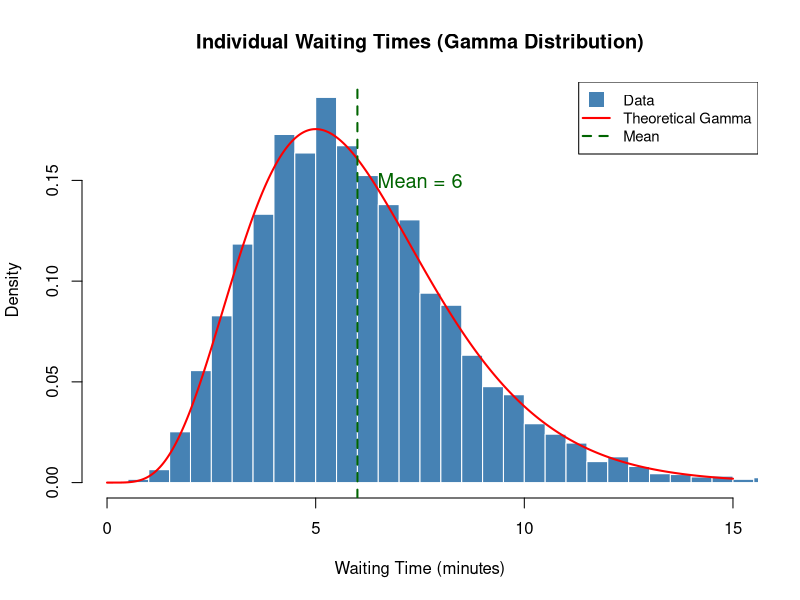
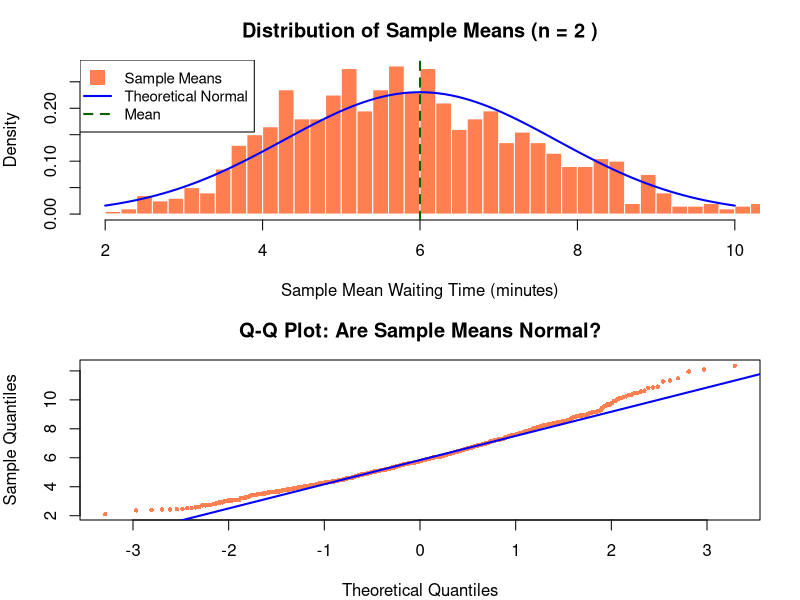
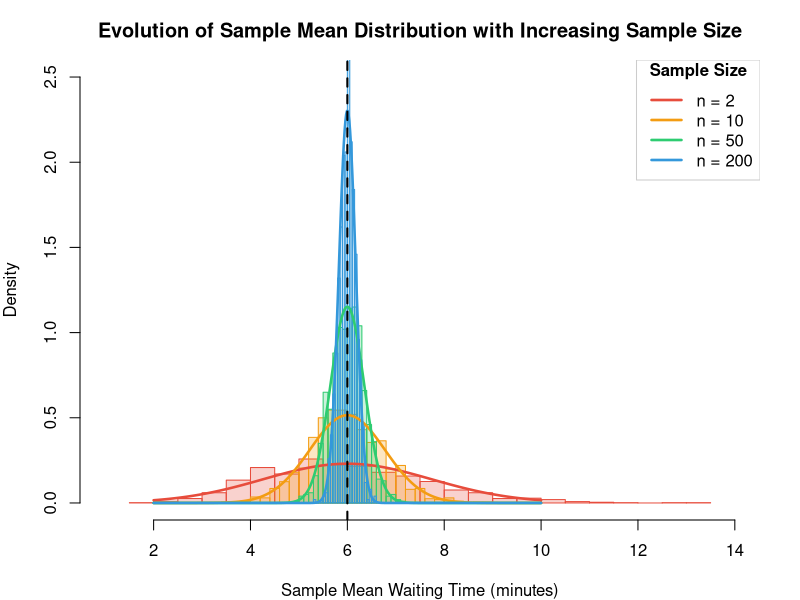
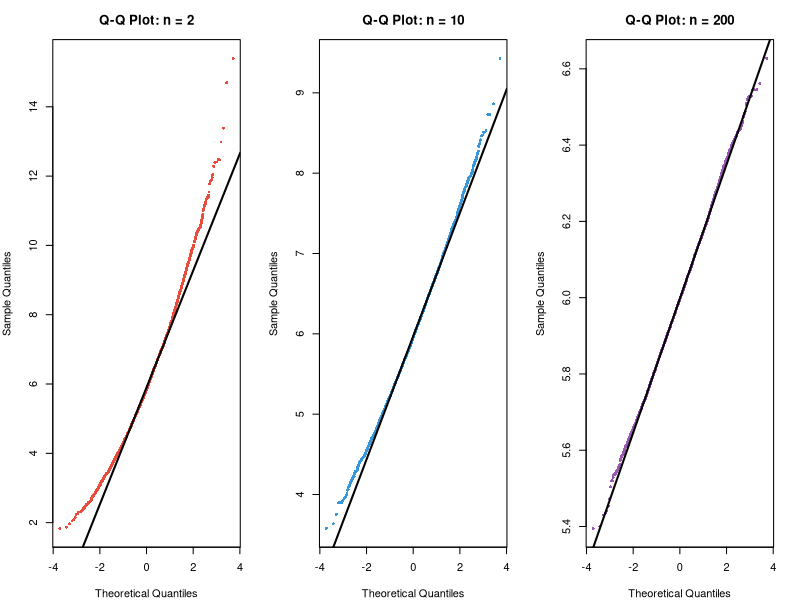
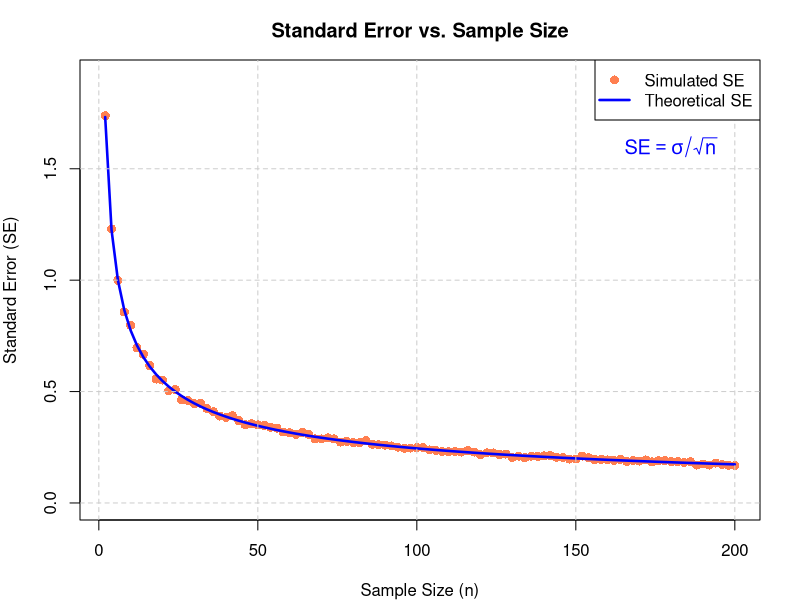
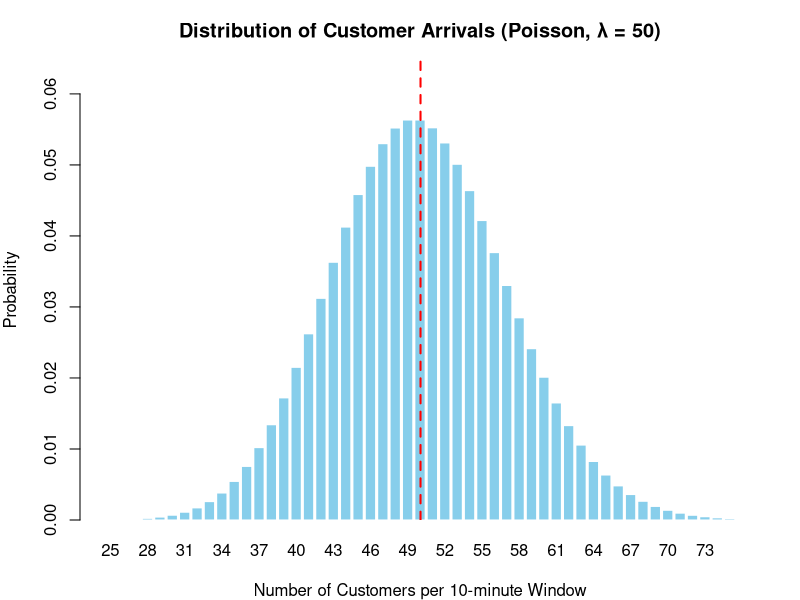
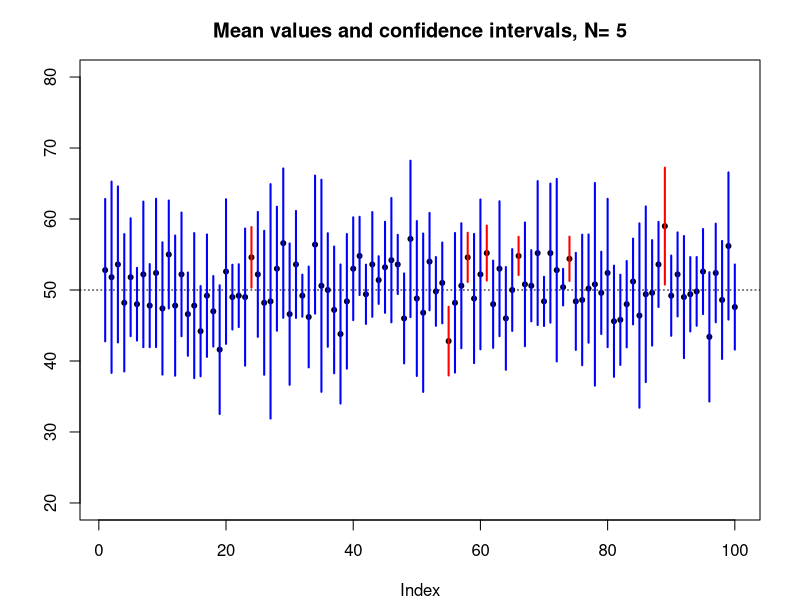
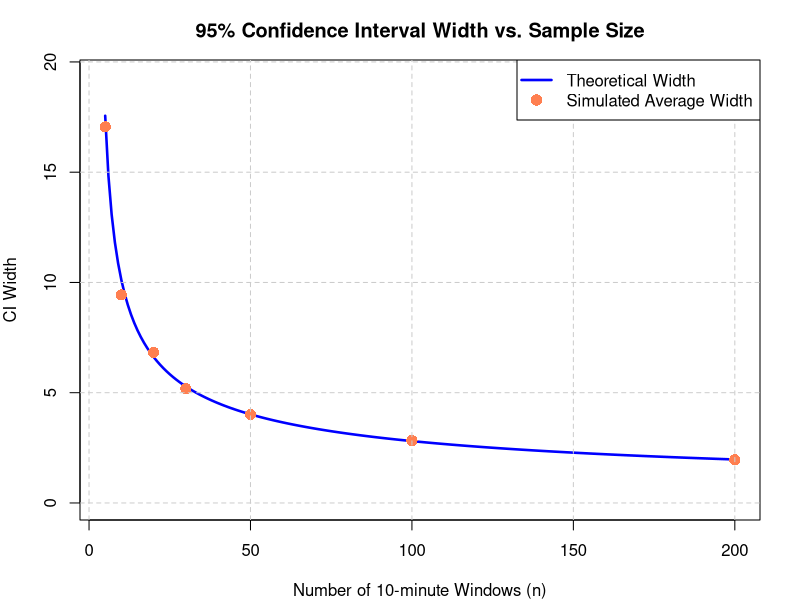

Write R code to recreate these figures, in order.
## ---- chunk 1
knitr::opts_chunk$set(echo = TRUE, warning = FALSE, message = FALSE, fig.width = 10, fig.height = 6)
set.seed(123)
## ---- chunk 2
# Parameters of the Gamma distribution - NOT important to know or understand
            ########### THE CODE HERE IS NOT IMPORTANT ###########
shape_param <- 6
scale_param <- 1

# Theoretical values
mu <- shape_param * scale_param
sigma <- sqrt(shape_param * scale_param^2)

# Generate sample data to visualize possible waiting time
individual_times <- rgamma(5000, shape = shape_param, scale = scale_param)

# Plot
hist(individual_times, breaks = 50, freq = FALSE, 
     col = "steelblue", border = "white",
     main = "Individual Waiting Times (Gamma Distribution)",
     xlab = "Waiting Time (minutes)", ylab = "Density",
     xlim = c(0, 15))

# Add theoretical gamma curve
x_vals <- seq(0, 15, length.out = 500)
lines(x_vals, dgamma(x_vals, shape = shape_param, scale = scale_param), 
      col = "red", lwd = 2)

# Add mean line
abline(v = mu, col = "darkgreen", lty = 2, lwd = 2)
text(mu + 1.5, 0.15, paste("Mean =", round(mu, 2)), col = "darkgreen", cex = 1.2)

legend("topright", legend = c("Data", "Theoretical Gamma", "Mean"),
       col = c("steelblue", "red", "darkgreen"), 
       lty = c(NA, 1, 2), lwd = c(NA, 2, 2), 
       pch = c(15, NA, NA), pt.cex = 2, cex = 0.9)
## ---- chunk 3
# ============================================
# CHANGE THIS VALUE TO EXPERIMENT!
sample_size <- 2  # Try: 2, 5, 10, 30, 50, 200
# ============================================

num_samples <- 1000 # How many times we observe sample with size "sample_size"

# Simulate sample means
sample_means <- replicate(num_samples, {
  sample_data <- rgamma(sample_size, shape = shape_param, scale = scale_param) # random simulation
  mean(sample_data)
})

# Theoretical parameters for sampling distribution
theoretical_mean <- mu
theoretical_se <- sigma / sqrt(sample_size)

# Create two-panel plot
par(mfrow = c(2, 1), mar = c(4, 4, 3, 2))

# Panel 1: Histogram with normal overlay
hist(sample_means, breaks = 40, freq = FALSE, 
     col = "coral", border = "white",
     main = paste("Distribution of Sample Means (n =", sample_size, ")"),
     xlab = "Sample Mean Waiting Time (minutes)", ylab = "Density",
     xlim = c(2, 10))

# Add theoretical normal curve
x_vals <- seq(2, 10, length.out = 500)
lines(x_vals, dnorm(x_vals, mean = theoretical_mean, sd = theoretical_se), 
      col = "blue", lwd = 2)

# Add mean line
abline(v = theoretical_mean, col = "darkgreen", lty = 2, lwd = 2)

legend("topleft", legend = c("Sample Means", "Theoretical Normal", "Mean"),
       col = c("coral", "blue", "darkgreen"), 
       lty = c(NA, 1, 2), lwd = c(NA, 2, 2), 
       pch = c(15, NA, NA), pt.cex = 2, cex = 0.9)

# Panel 2: Q-Q plot
qqnorm(sample_means, main = "Q-Q Plot: Are Sample Means Normal?",
       col = "coral", pch = 16, cex = 0.6)
qqline(sample_means, col = "blue", lwd = 2)

par(mfrow = c(1, 1))
## ---- chunk 4
# Generate sample means for multiple sample sizes
comparison_sizes <- c(2, 10, 50, 200)
comparison_means_list <- list()

for (i in seq_along(comparison_sizes)) {
  n <- comparison_sizes[i]
  comparison_means_list[[i]] <- replicate(1000, 
                                          mean(rgamma(n, shape = shape_param, scale = scale_param)))
}

# Define colors for each sample size (with transparency)
colors <- c("#e74c3c", "#f39c12", "#2ecc71", "#3498db")
colors_transparent <- paste0(colors, "40")  # Add transparency

# Create plot with histograms
hist(comparison_means_list[[1]], breaks = 30, freq = FALSE,
     col = colors_transparent[1], border = colors[1],
     main = "Evolution of Sample Mean Distribution with Increasing Sample Size",
     xlab = "Sample Mean Waiting Time (minutes)", ylab = "Density",
     xlim = c(1, 14), ylim = c(0, 2.5))

# Overlay other histograms
for (i in 2:length(comparison_sizes)) {
  hist(comparison_means_list[[i]], breaks = 30, freq = FALSE,
       col = colors_transparent[i], border = colors[i],
       add = TRUE)
}

# Add theoretical normal curves for each
x_vals <- seq(2, 10, length.out = 500)
for (i in seq_along(comparison_sizes)) {
  n <- comparison_sizes[i]
  theoretical_se_n <- sigma / sqrt(n)
  lines(x_vals, dnorm(x_vals, mean = mu, sd = theoretical_se_n), 
        col = colors[i], lwd = 2.5)
}

# Add mean line
abline(v = mu, col = "black", lty = 2, lwd = 2)

# Add legend
legend("topright", 
       legend = paste("n =", comparison_sizes),
       col = colors, lwd = 2.5, cex = 1, bg = "white", box.col = "gray80",
       title = expression(bold("Sample Size")))

## ---- chunk 5
# Generate sample means for n = 2, 10, 200
qqplot_sizes <- c(2, 10, 200)

qqplot_means_list <- list()

for (i in seq_along(qqplot_sizes)) {
  n <- qqplot_sizes[i]
  qqplot_means_list[[i]] <- replicate(5000, 
                                      mean(rgamma(n, shape = shape_param, scale = scale_param)))
}

# Create three-panel Q-Q plot
par(mfrow = c(1, 3), mar = c(4, 4, 3, 2))

colors_qq <- c("#e74c3c", "#3498db", "#9b59b6")

for (i in seq_along(qqplot_sizes)) {
  qqnorm(qqplot_means_list[[i]], 
         main = paste("Q-Q Plot: n =", qqplot_sizes[i]),
         col = colors_qq[i], pch = 16, cex = 0.6,
         xlab = "Theoretical Quantiles", ylab = "Sample Quantiles")
  qqline(qqplot_means_list[[i]], col = "black", lwd = 2)
}

par(mfrow = c(1, 1))
## ---- chunk 6
# Range of sample sizes to explore
sample_sizes <- seq(2, 200, by = 2)

# Simulate SE for each sample size
simulated_se <- sapply(sample_sizes, function(n) {
  sample_means_n <- replicate(1000, {
    mean(rgamma(n, shape = shape_param, scale = scale_param))
  })
  sd(sample_means_n)
})

# Theoretical SE
theoretical_se_values <- sigma / sqrt(sample_sizes)

# Plot
plot(sample_sizes, simulated_se, 
     type = "p", pch = 16, col = "coral", cex = 1.2,
     main = "Standard Error vs. Sample Size",
     xlab = "Sample Size (n)",
     ylab = "Standard Error (SE)",
     ylim = c(0, max(simulated_se) * 1.1))

# Add theoretical curve
lines(sample_sizes, theoretical_se_values, col = "blue", lwd = 2.5)

# Add equation
text(180, max(simulated_se) * 0.92, 
     expression(SE == sigma/sqrt(n)),
     col = "blue", cex = 1.2)

# Add grid
grid(col = "gray80", lty = 2)

# Add legend
legend("topright", legend = c("Simulated SE", "Theoretical SE"),
       col = c("coral", "blue"), pch = c(16, NA), lty = c(NA, 1), 
       lwd = c(NA, 2.5), pt.cex = 1.2, cex = 1)
## ---- chunk 7
     ########### THE CODE HERE IS NOT IMPORTANT ###########
# True parameter (unknown to the coffee shop manager in practice)
lambda <- 50

# Display Poisson distribution
x_vals <- 25:75
probs <- dpois(x_vals, lambda = lambda)

barplot(probs, names.arg = x_vals, 
        col = "skyblue", border = "white",
        main = "Distribution of Customer Arrivals (Poisson, λ = 50)",
        xlab = "Number of Customers per 10-minute Window",
        ylab = "Probability",
        ylim = c(0, max(probs) * 1.15))

# Add vertical line at mean
abline(v = lambda - 50*0.385, col = "red", lwd = 2, lty = 2)
## ---- chunk 8
# Simulate 5 observations 100 times
lambda = 50
n = 5
X = lapply(1:100,function(i) {rpois(n,lambda = lambda)})
## ---- chunk 9
# we compute the sample means
Xm = sapply(X,mean)
# and the sample standard deviations
Xsd = sapply(X,sd) 
## ---- chunk 10
df = n-1
tc = qt(c(0.975),df) # this is the critical value for the t-distribution for df = N-1 degrees of freedom and 95% CI

Xl = Xm-tc*Xsd/sqrt(n) # upper bound of the 95% CI
Xh = Xm+tc*Xsd/sqrt(n) # lower bound of the 95% CI
## ---- chunk 11
col = c('red','blue')

## vector of TRUE/FALSE if the real expectation value lambda is inside the interval
i.ok =  as.factor(Xl < lambda & Xh > lambda)

## plot the mean values and the confidence interval
plot(Xm,ylim=c(20,80),pch=20,ylab="",main=paste("Mean values and confidence intervals, N=",n));abline(h=lambda,lty=3);invisible(lapply(1:length(Xl), function(i) {
  points(c(i,i), c(Xl[i], Xh[i]), type="l", col=col[i.ok[i]], lwd=2)
}))
## ---- chunk 12
# Range of sample sizes
sample_sizes <- 5:200

# Function to calculate expected CI width
ci_width_function <- function(n) {
  # Using lambda as estimate (for theoretical curve)
  sd <- sqrt(lambda)
  df = n-1
  tc = qt(c(0.975),df)
  width <- 2 * tc * sd / sqrt(n)
  return(width)
}

# Calculate theoretical widths
theoretical_widths <- sapply(sample_sizes, ci_width_function)

# Simulate actual widths for selected sample sizes
selected_n <- c(5, 10, 20, 30, 50, 100, 200)
simulated_widths <- numeric(length(selected_n))

for (i in seq_along(selected_n)) {
  n <- selected_n[i]
  # Generate 100 samples and calculate average CI width
  widths <- replicate(100, {
    obs <- rpois(n, lambda = lambda) # remember lambda = 50
    sd <- sd(obs)
    df <- n-1
    tc = qt(c(0.975),df)
    width <- 2 * tc * sd/sqrt(n)
    return(width)
  })
  simulated_widths[i] <- mean(widths)
}

# Plot
plot(sample_sizes, theoretical_widths, type = "l", col = "blue", lwd = 2.5,
     main = "95% Confidence Interval Width vs. Sample Size",
     xlab = "Number of 10-minute Windows (n)",
     ylab = "CI Width",
     ylim = c(0, max(theoretical_widths) * 1.1))

# Add simulated points
points(selected_n, simulated_widths, pch = 16, col = "coral", cex = 1.5)

grid(col = "gray80", lty = 2)

legend("topright", 
       legend = c("Theoretical Width", "Simulated Average Width"),
       col = c("blue", "coral"), 
       lty = c(1, NA), lwd = c(2.5, NA),
       pch = c(NA, 16), pt.cex = 1.5,
       cex = 1, bg = "white")
